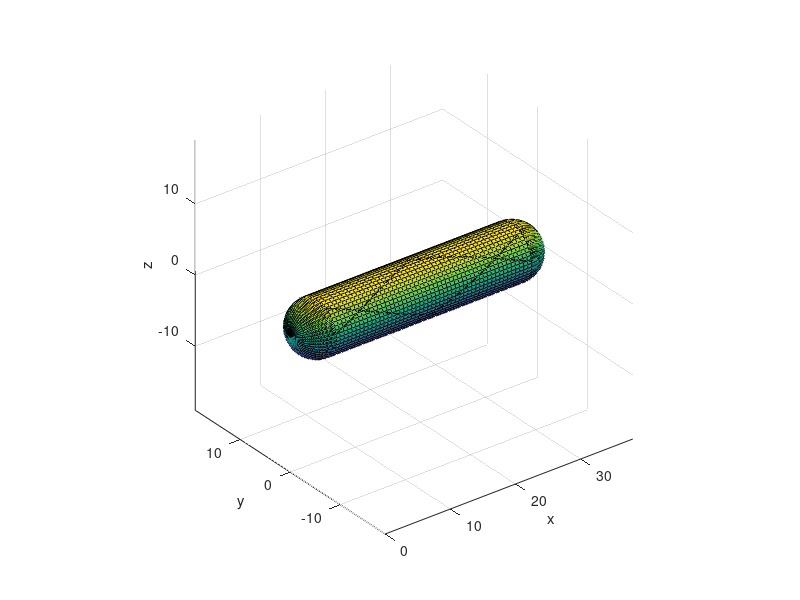

MATLAB code to generate this figure:
alpha = 15; %wind angle (helical wind angle)
alpha_r = alpha * pi / 180; %angle in radians
dia = 8; %diamter of cylinder
radius = dia/2;
polar_rad = 1;
Le = 30; %adjust this to adjust the length of the cylinder

alpha_s = asin(polar_rad/radius); %polar wind angle

pitch = 2*dia/atan(alpha_r); %helical pitch

starts = 3; %number of divisions along the cylindrical section
start = 360 / starts * (pi / 180);

revs = Le / pitch; %number of revolutions to get to one end of cylinder
rad_rev = revs * 2 * pi; %total revolutions in radians

C = pi * dia; %circumfrance
L = sqrt(pitch^2 + C^2); %filament length L
Filament_length = revs * L; %calculating approx filament needed 

tt = linspace(0,rad_rev,40); %radial points
x_max = pitch * revs; %total length of winding

x1 = tt / rad_rev * x_max + radius; %reach the end once (divide x lengths into small distances) %+radius to start cylinder winding later
y1 = radius*cos(tt);
z1 = radius*sin(tt);

x2 = x1(end-1) -tt/(rad_rev)*x_max; %come back
y2 = radius*cos(tt);
z2 = radius*sin(tt);

x_temp = [x1,x2]; %travel one full length (back and forth)
y_temp = [y1,y2];
z_temp = [z1,z2];
t_temp = [tt,tt];

%reach end
x = x_temp;
y = y_temp;
z = z_temp;
tt = t_temp;

for i = 1: starts-1
    t_new = t_temp + i*start; %increase theta angle
    y_new = radius*cos(t_new);
    z_new = radius*sin(t_new);
    
    tt = [tt,t_new];
    x = [x,x_temp]; %x just going back and forth
    y = [y,y_new];
    z = [z,z_new];
end
    
%% Plotting Molds
r = radius;

x_ls = linspace(0,r,25);
x_c = linspace(r,r+x_max, 50);
x_rs = linspace(r+x_max, 2*r + x_max, 25);

t = linspace(0,2*pi, 50);
x_m = [x_ls, x_c, x_rs]; %total x matrix
X = ones(length(x_m), length(t));
Y = zeros(length(x_m), length(t));
Z = zeros(length(x_m), length(t));

for i = 1: length(x_m)
    X(i,:) = X(i,:)*x_m(i);
end


for i = 1: length(x_m)
    if i < 25 %left sphere
        r_c = sqrt(r^2 - (x_m(i)-r)^2); %current radius of the circle at x-positio  
        for t_i = 1: length(t)
           Z(i,t_i) = r_c*sin(t(t_i));
           Y(i,t_i) = r_c*cos(t(t_i)); 
        end
        
    elseif i < 75
       for t_i = 1: length(t)
           Z(i,t_i) = r*sin(t(t_i));
           Y(i,t_i) = r*cos(t(t_i)); 
       end
    else
        r_c = sqrt(r^2 - (x_m(i)-(r+x_max))^2);
        for t_i = 1: length(t)
           Z(i,t_i) = r_c*sin(t(t_i));
           Y(i,t_i) = r_c*cos(t(t_i)); 
        end
    end
end
%% Animate Plot (Uncomment to see how winding animation occurs)

%{
for k = 1: length(tt)
    surf(X,Y,Z)
    hold on
    plot3(x(k), y(k), z(k), 'x')
    plot3(x(1:k), y(1:k), z(1:k), 'LineWidth',3);
    xlim([0,x_max])
    axis('equal')
    xlabel('x')
    ylabel('y')
    zlabel('z')
    pause(.1);
    if k~= length(t)
        clf
    end
end
hold off;
%}

%% Final Wind (Shows final wind)
surf(X,Y,Z) %XYZ are coordinates for the mold
hold on
plot3(x, y, z, 'k', 'LineWidth',1); %xyz are coordinates for the filament path
axis('equal')
xlabel('x')
ylabel('y')
zlabel('z')

